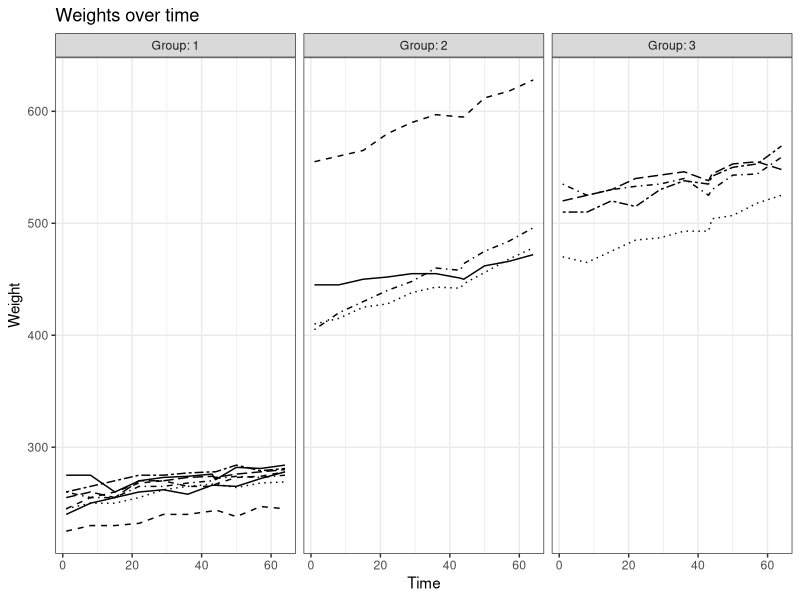
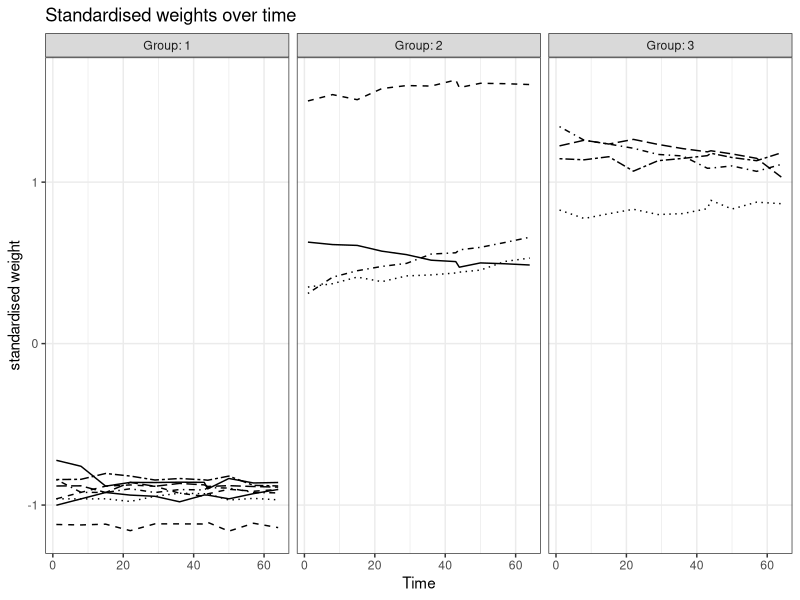
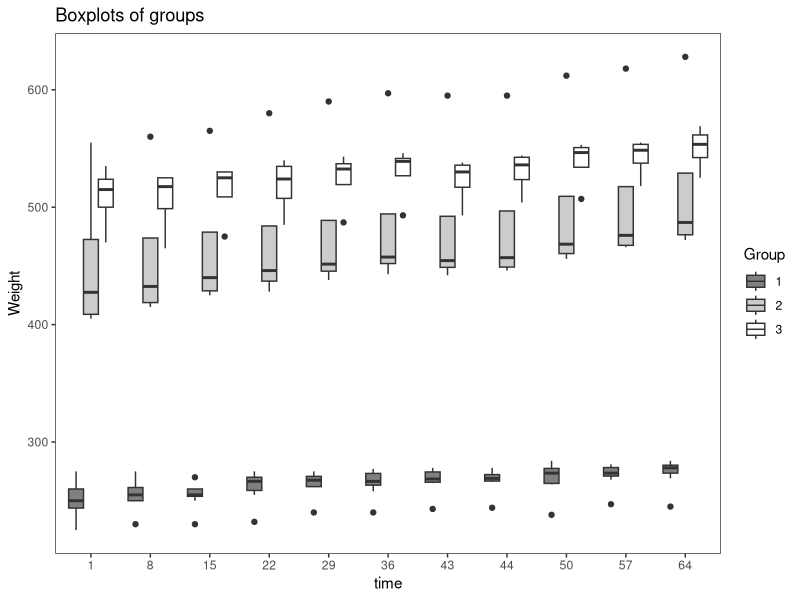
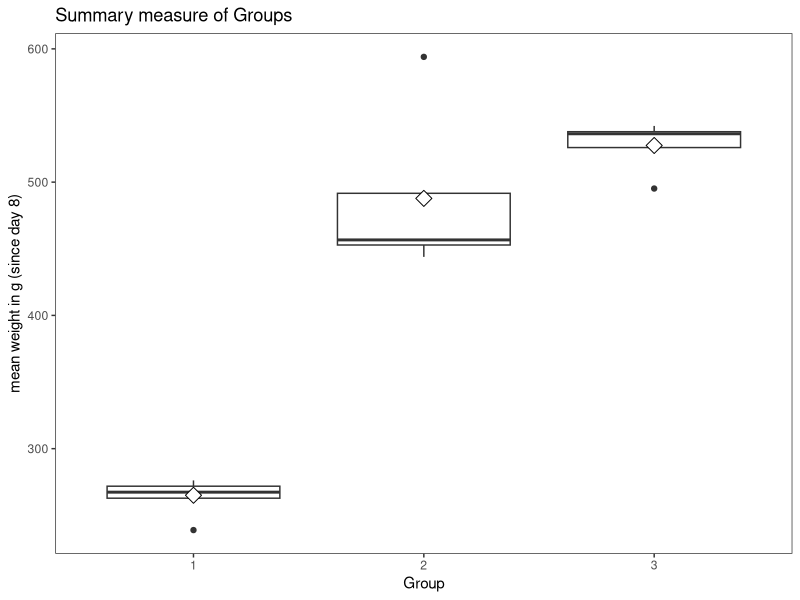
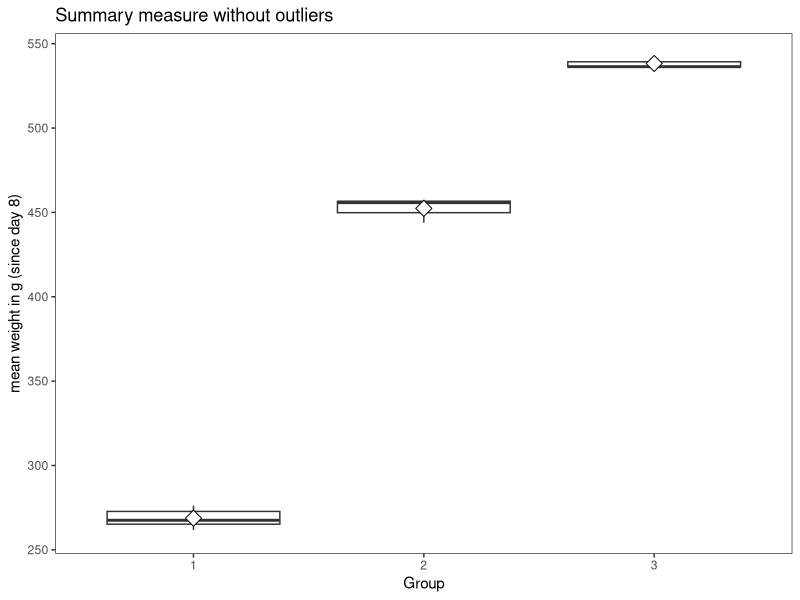
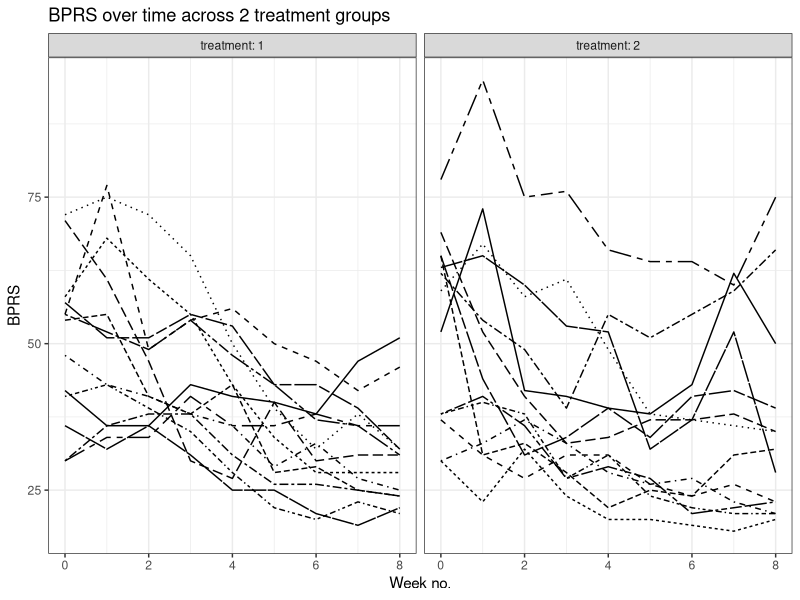
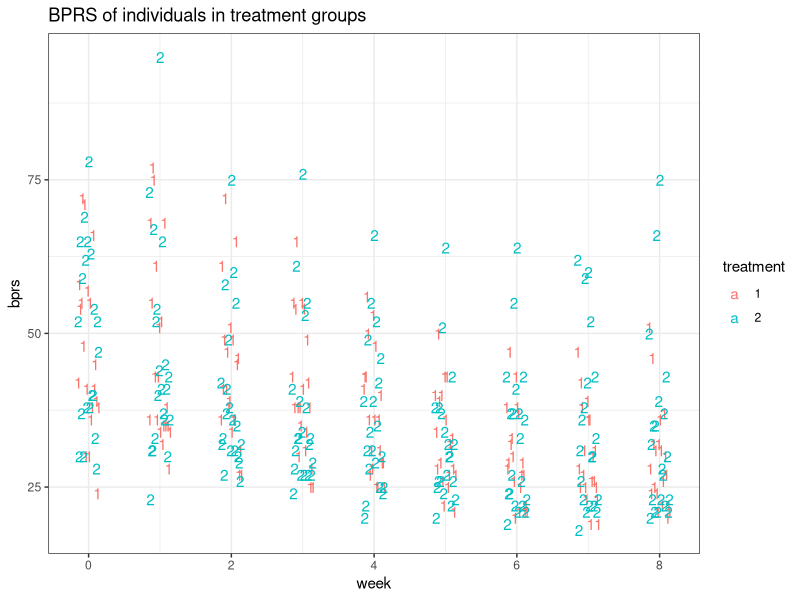
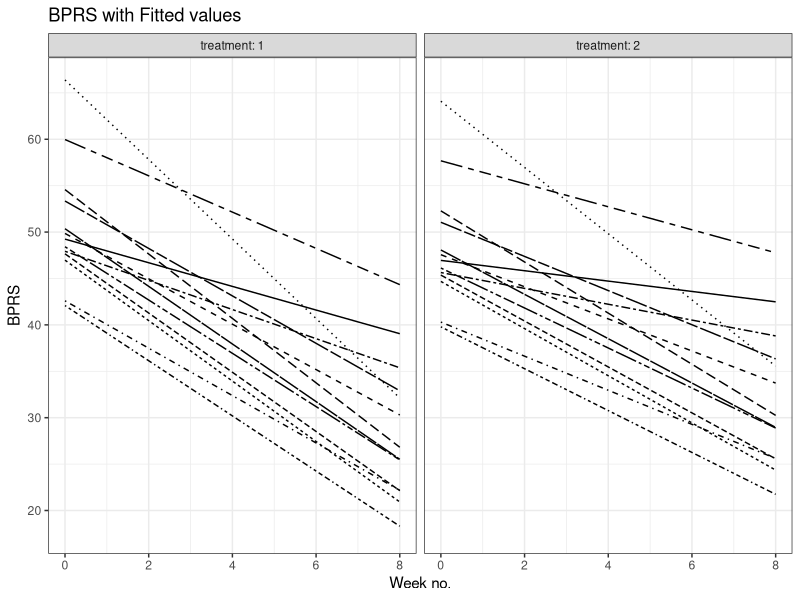

The R source for these figures, in order:
## ---- chunk 1
setwd("C:/Users/Ylva/Documents/GitHub/IODS-project")
library(dplyr)
library(tidyr)
library(ggplot2)
RATS <- read.table("data/rats.txt", sep = "\t")
BPRS <- read.table("data/bprs.txt", sep = "\t")

#Included this because for some reason these were returned as int
BPRS$treatment <- factor(BPRS$treatment)
BPRS$subject <- factor(BPRS$subject)

RATS$Group <- factor(RATS$Group)
RATS$ID <- factor(RATS$ID)
## ---- chunk 2
head(RATS)
## ---- chunk 3
p1 <- ggplot(RATS, aes(x = Time, y = Weight, linetype = ID))+
  geom_line() + scale_linetype_manual(values = rep(1:10, times=4))+
  facet_grid(. ~ Group, labeller = label_both)+
  theme_bw() + theme(legend.position = "none")+
  theme(panel.grid.minor.y = element_blank()) +
  scale_y_continuous(limits = c(min(RATS$Weight), max(RATS$Weight))) + 
  ggtitle("Weights over time")
p1
## ---- chunk 4
# Standardise the scores:
RATSL <- RATS %>%
  group_by(Time) %>%
  mutate( stdweight = (Weight - mean(Weight))/sd(Weight) ) %>%
  ungroup()
p1 <- ggplot(RATSL, aes(x = Time, y = stdweight, linetype = ID)) +
  geom_line() + scale_linetype_manual(values = rep(1:10, times=4))+
  facet_grid(. ~ Group, labeller = label_both)+
  theme_bw() + theme(legend.position = "none")+
  theme(panel.grid.minor.y = element_blank())+
  scale_y_continuous(name = "standardised weight") + 
  ggtitle("Standardised weights over time")
p1
## ---- chunk 5
p1 <- ggplot(RATSL, aes(x = factor(Time), y = Weight, fill = Group))+
  geom_boxplot(position = position_dodge()) +
  theme_bw() + theme(panel.grid.major = element_blank(), panel.grid.minor = element_blank()) +
  theme(legend.position = "right") +
  scale_x_discrete(name = "time") +
  scale_fill_grey(start = 0.5, end = 1) +
  ggtitle("Boxplots of groups")
p1
## ---- chunk 6
# Make a summary data of the post treatment weeks (1-8)
RATS8S <- RATS %>%
  filter(Time > 1) %>%
  group_by(Group, ID) %>%
  summarise(mean=mean(Weight) ) %>%
  ungroup()

p1 <- ggplot(RATS8S, aes(x = Group, y = mean)) +
  geom_boxplot()+
  theme_bw() + theme(panel.grid.major = element_blank(), panel.grid.minor = element_blank())+
  stat_summary(fun.y = "mean", geom = "point", shape=23, size=4, fill = "white")+
  scale_y_continuous(name = "mean weight in g (since day 8)") +ggtitle("Summary measure of Groups")
p1
## ---- chunk 7
# Find outlies in Groups 1 & 2
max <- max(RATS8S$mean)
min <- min(RATS8S$mean)

# Find the outlier in Group 3
Group3 <- subset(RATS8S, Group == "3")
min3 <- min(Group3$mean)

RATS8S1 <- RATS8S %>%
  filter(mean < max & mean > min & mean != min3)

p2 <- ggplot(RATS8S1, aes(x = Group, y = mean)) +
  geom_boxplot()+
  theme_bw() + theme(panel.grid.major = element_blank(), panel.grid.minor = element_blank())+
  stat_summary(fun.y = "mean", geom = "point", shape=23, size=4, fill = "white")+
  scale_y_continuous(name = "mean weight in g (since day 8)") +ggtitle("Summary measure without outliers")
p2
## ---- chunk 8
# Without the outlier, apply Student's t-test, two-sided:
Groups12 <- subset(RATS8S1, Group != "1")
t.test(mean ~ Group, data = Groups12, var.equal = TRUE)
## ---- chunk 9
head(BPRS)
## ---- chunk 10
ggplot(BPRS, aes(x=week, y=bprs, linetype=subject, fill = treatment)) + 
  geom_line() + 
  facet_grid(. ~ treatment, labeller = label_both) +
  scale_x_continuous(name = "Week no.") +
  scale_y_continuous(name = "BPRS")+ 
  ggtitle("BPRS over time across 2 treatment groups") +
  theme_bw() + theme(legend.position = "none")
## ---- chunk 11
ggplot(BPRS, aes(x = week, y = bprs, group = subject, color = treatment)) +
  geom_text(aes(label = treatment), position = position_dodge(width = 0.3)) +
  theme_bw() + ggtitle("BPRS of individuals in treatment groups")
## ---- chunk 12
BPRSL_reg <- lm(bprs ~ week + treatment, data = BPRS)
summary(BPRSL_reg)
## ---- chunk 13
library(lme4)

# Create a random intercept model
BPRS_ref <- lmer(bprs ~ week + treatment + (1 | subject), data = BPRS, REML = FALSE)
summary(BPRS_ref)
## ---- chunk 14
BPRS_ref1 <- lmer(bprs ~ week + treatment + (week | subject), data = BPRS, REML = FALSE)

# print a summary of the model
summary(BPRS_ref1)

writeLines("\n\nANOVA test\n")
# perform an ANOVA test on the two models
anova(BPRS_ref1, BPRS_ref)

## ---- chunk 15
BPRS_ref2 <- lmer(bprs ~ week * treatment + (week|subject), data = BPRS, REML = F)
summary(BPRS_ref2)

writeLines("\n\nANOVA test with random intercept model\n")
anova(BPRS_ref2, BPRS_ref)

writeLines("\n\nANOVA test with random slope model\n")
anova(BPRS_ref2, BPRS_ref1)
## ---- chunk 16
Fitted <- fitted(BPRS_ref2)

# Create a new column fitted to RATSL
BPRS <- BPRS %>%
  mutate(Fitted)

# draw the plot of RATSL
ggplot(BPRS, aes(x = week, y = Fitted, linetype = subject, fill = treatment)) + 
  geom_line() + 
  facet_grid(. ~ treatment, labeller = label_both) +
  scale_x_continuous(name = "Week no.") +
  scale_y_continuous(name = "BPRS")+ 
  ggtitle("BPRS with Fitted values") +
  theme_bw() + theme(legend.position = "none")
